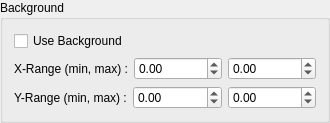
               <widget class="QGroupBox" name="groupBox_16">
                <property name="title">
                 <string>Background</string>
                </property>
                <layout class="QVBoxLayout" name="verticalLayout_24">
                 <item>
                  <widget class="QCheckBox" name="checkBox_10">
                   <property name="toolTip">
                    <string>Checked if there is a background image. </string>
                   </property>
                   <property name="text">
                    <string>Use Background</string>
                   </property>
                  </widget>
                 </item>
                 <item>
                  <layout class="QHBoxLayout" name="horizontalLayout_32">
                   <property name="topMargin">
                    <number>0</number>
                   </property>
                   <item>
                    <widget class="QLabel" name="label_32">
                     <property name="text">
                      <string>X-Range (min, max) :</string>
                     </property>
                    </widget>
                   </item>
                   <item>
                    <widget class="QDoubleSpinBox" name="doubleSpinBox_15">
                     <property name="toolTip">
                      <string>Area that will be covered by the picture.</string>
                     </property>
                     <property name="minimum">
                      <double>-100000000000000002356936751417025583324953279505688186312991253926828166846616173259830936159244951026231410688.000000000000000</double>
                     </property>
                     <property name="maximum">
                      <double>100000000000000002356936751417025583324953279505688186312991253926828166846616173259830936159244951026231410688.000000000000000</double>
                     </property>
                    </widget>
                   </item>
                   <item>
                    <widget class="QDoubleSpinBox" name="doubleSpinBox_16">
                     <property name="toolTip">
                      <string>Area that will be covered by the picture.</string>
                     </property>
                     <property name="minimum">
                      <double>-100000000000000008821361405306422640701865984.000000000000000</double>
                     </property>
                     <property name="maximum">
                      <double>10000000000000000470601344959054695891559601407866630764278709534898249531392.000000000000000</double>
                     </property>
                    </widget>
                   </item>
                  </layout>
                 </item>
                 <item>
                  <layout class="QHBoxLayout" name="horizontalLayout_33">
                   <property name="topMargin">
                    <number>0</number>
                   </property>
                   <item>
                    <widget class="QLabel" name="label_33">
                     <property name="text">
                      <string>Y-Range (min, max) :</string>
                     </property>
                    </widget>
                   </item>
                   <item>
                    <widget class="QDoubleSpinBox" name="doubleSpinBox_17">
                     <property name="toolTip">
                      <string>Area that will be covered by the picture.</string>
                     </property>
                     <property name="minimum">
                      <double>-1000000000000000057857959942726969827393378689175040438172647424.000000000000000</double>
                     </property>
                     <property name="maximum">
                      <double>1000000000000000057857959942726969827393378689175040438172647424.000000000000000</double>
                     </property>
                    </widget>
                   </item>
                   <item>
                    <widget class="QDoubleSpinBox" name="doubleSpinBox_18">
                     <property name="toolTip">
                      <string>Area that will be covered by the picture.</string>
                     </property>
                     <property name="minimum">
                      <double>-10000000000000000725314363815292351261583744096465219555182101554790400.000000000000000</double>
                     </property>
                     <property name="maximum">
                      <double>10000000000000000725314363815292351261583744096465219555182101554790400.000000000000000</double>
                     </property>
                    </widget>
                   </item>
                  </layout>
                 </item>
                </layout>
               </widget>
